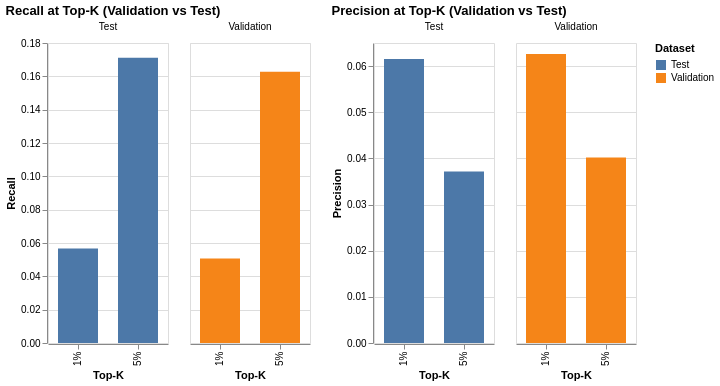

Notebook source saved alongside this figure:
### Markdown cell above
## 3. Top‑K Bar Charts

These charts visualize the model’s ability to identify high‑risk segments.

- **Recall@K** shows how many crashes are captured.
- **Precision@K** shows how concentrated the crashes are in the top‑ranked segments.

These visuals support the operational interpretation of the model.

### Code cell
# Make K a categorical with ordering
topk_df["K"] = pd.Categorical(topk_df["K"], categories=["1%", "5%"], ordered=True)

# Recall chart
chart_recall = (
    alt.Chart(topk_df)
    .mark_bar(size=40)  # wider bars
    .encode(
        x=alt.X("K:N", title="Top-K"),
        y=alt.Y("recall_at_k:Q", title="Recall"),
        color=alt.Color("Split:N", legend=alt.Legend(title="Dataset")),
        column=alt.Column("Split:N", title=None)  # separate columns for clarity
    )
    .properties(title="Recall at Top-K (Validation vs Test)", width=120)
)

# Precision chart
chart_precision = (
    alt.Chart(topk_df)
    .mark_bar(size=40)
    .encode(
        x=alt.X("K:N", title="Top-K"),
        y=alt.Y("precision_at_k:Q", title="Precision"),
        color=alt.Color("Split:N", legend=alt.Legend(title="Dataset")),
        column=alt.Column("Split:N", title=None)
    )
    .properties(title="Precision at Top-K (Validation vs Test)", width=120)
)

chart_recall | chart_precision

### Figure 1 — Vega-Lite specification as saved in the notebook (floating-point values rounded to 4 significant figures)
{"config": {"view": {"continuousWidth": 300, "continuousHeight": 300}}, "hconcat": [{"mark": {"type": "bar", "size": 40}, "encoding": {"color": {"field": "Split", "legend": {"title": "Dataset"}, "type": "nominal"}, "column": {"field": "Split", "title": null, "type": "nominal"}, "x": {"field": "K", "title": "Top-K", "type": "nominal"}, "y": {"field": "recall_at_k", "title": "Recall", "type": "quantitative"}}, "title": "Recall at Top-K (Validation vs Test)", "width": 120}, {"mark": {"type": "bar", "size": 40}, "encoding": {"color": {"field": "Split", "legend": {"title": "Dataset"}, "type": "nominal"}, "column": {"field": "Split", "title": null, "type": "nominal"}, "x": {"field": "K", "title": "Top-K", "type": "nominal"}, "y": {"field": "precision_at_k", "title": "Precision", "type": "quantitative"}}, "title": "Precision at Top-K (Validation vs Test)", "width": 120}], "data": {"name": "data-d0e1a7a6210fb24be3a9776eab4481a6"}, "$schema": "https://vega.github.io/schema/vega-lite/v6.1.0.json", "datasets": {"data-d0e1a7a6210fb24be3a9776eab4481a6": [{"Split": "Validation", "K": "1%", "top_fraction": 0.01, "k_rows": 42489, "precision_at_k": 0.06263, "captured_positives": 2661, "total_positives": 52460, "recall_at_k": 0.05072}, {"Split": "Validation", "K": "5%", "top_fraction": 0.05, "k_rows": 212448, "precision_at_k": 0.0402, "captured_positives": 8541, "total_positives": 52460, "recall_at_k": 0.1628}, {"Split": "Test", "K": "1%", "top_fraction": 0.01, "k_rows": 42606, "precision_at_k": 0.06152, "captured_positives": 2621, "total_positives": 46239, "recall_at_k": 0.05668}, {"Split": "Test", "K": "5%", "top_fraction": 0.05, "k_rows": 213030, "precision_at_k": 0.03715, "captured_positives": 7915, "total_positives": 46239, "recall_at_k": 0.1712}]}}
